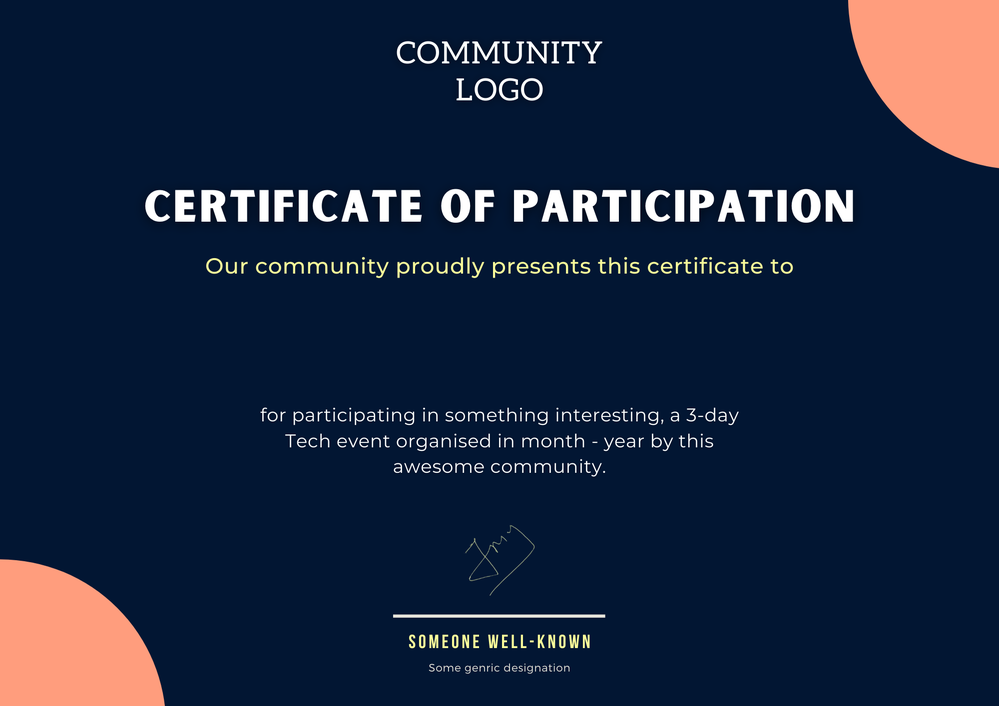
#> input picture template.png, 999 x 706 px, shrunk from 2000 x 1414 before the run
$ python main.py   (older library calls are emulated)
#> lines starting #> are read from the running program, lines starting #| are printed output that depends on the picture
from PIL import Image, ImageFont, ImageDraw

# Global Variables
FONT_FILE = ImageFont.truetype(r'font/GreatVibes-Regular.ttf', 180)
FONT_COLOR = "#FFFFFF"

template = Image.open(r'template.png')
#> template is the input picture: PIL image 999x706 RGBA; mean R, G, B, A 23, 35.8, 60, 255
WIDTH, HEIGHT = template.size
#> WIDTH = 999; HEIGHT = 706

def make_certificates(name):
    '''Function to save certificates as a .png file'''
#> called with name = 'Manas'

    image_source = Image.open(r'template.png')
    draw = ImageDraw.Draw(image_source)

    # Finding the width and height of the text.
    name_width, name_height = draw.textsize(name, font=FONT_FILE)
#> name_width = 584; name_height = 171

    # Placing it in the center, then making some adjustments.
    draw.text(((WIDTH - name_width) / 2, (HEIGHT - name_height) / 2 - 30), name, fill=FONT_COLOR, font=FONT_FILE)

    # Saving the certificates in a different directory.
    image_source.save("./out/" + name +".png")
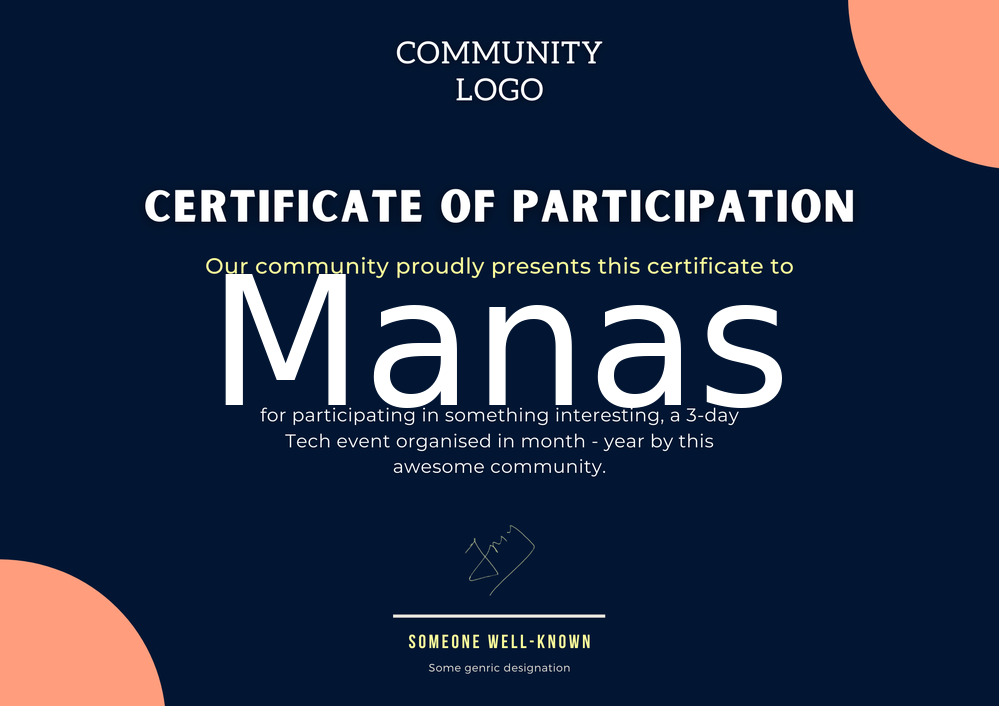
#> saved as Manas.png: PIL image 999x706 RGBA; mean R, G, B, A 31.5, 43.6, 66.9, 255
    print('Saving Certificate of:', name)

if __name__ == "__main__":

    names = ['Manas','Hello','Demo']
    for name in names:
        make_certificates(name)

    print(len(names), "certificates done.")
